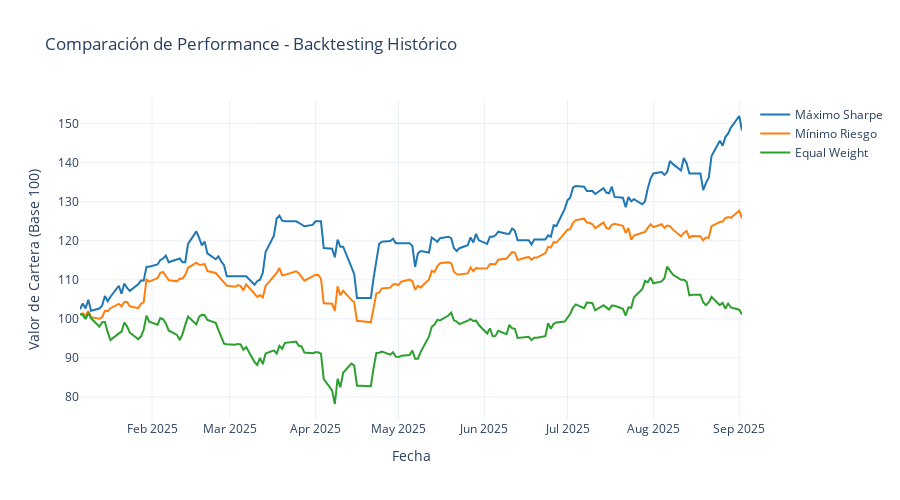

Notebook code cell kept with this figure:
### Markdown cell above
## 5. Backtesting y Validación de Estrategias

Validación histórica de las carteras optimizadas.

### Code cell
def backtest_estrategia(df, weights_dict, nombre):
    """Ejecuta backtesting de una estrategia"""
    
    # Calcular retornos de cartera
    portfolio_returns = []
    fechas = []
    
    for i in range(1, len(df)):
        fecha = df.iloc[i]['Fecha']
        port_return = 0
        
        for activo, peso in weights_dict.items():
            if activo in df.columns:
                if pd.notna(df.iloc[i][activo]) and pd.notna(df.iloc[i-1][activo]):
                    ret_activo = (df.iloc[i][activo] / df.iloc[i-1][activo]) - 1
                    port_return += peso * ret_activo
        
        portfolio_returns.append(port_return)
        fechas.append(fecha)
    
    # Calcular métricas
    port_returns = pd.Series(portfolio_returns)
    valor_acumulado = (1 + port_returns).cumprod() * 100
    
    ret_anual = port_returns.mean() * 252
    vol_anual = port_returns.std() * np.sqrt(252)
    sharpe = (ret_anual - 0.02) / vol_anual if vol_anual > 0 else 0
    
    # Maximum Drawdown
    running_max = valor_acumulado.cummax()
    drawdown = (valor_acumulado - running_max) / running_max
    max_dd = drawdown.min()
    
    return {
        'nombre': nombre,
        'fechas': fechas,
        'valores': valor_acumulado.tolist(),
        'rendimiento_anual': ret_anual,
        'volatilidad_anual': vol_anual,
        'sharpe_ratio': sharpe,
        'max_drawdown': max_dd
    }

def ejecutar_backtesting(df, cartera_sharpe, cartera_vol, activos):
    """Ejecuta backtesting de múltiples estrategias"""
    
    estrategias = []
    
    # Estrategia 1: Máximo Sharpe
    if cartera_sharpe:
        bt_sharpe = backtest_estrategia(df, cartera_sharpe['weights'], 'Máximo Sharpe')
        estrategias.append(bt_sharpe)
    
    # Estrategia 2: Mínimo Riesgo
    if cartera_vol:
        bt_vol = backtest_estrategia(df, cartera_vol['weights'], 'Mínimo Riesgo')
        estrategias.append(bt_vol)
    
    # Estrategia 3: Equal Weight
    equal_weights = {activo: 1/len(activos) for activo in activos}
    bt_equal = backtest_estrategia(df, equal_weights, 'Equal Weight')
    estrategias.append(bt_equal)
    
    # Crear DataFrame de resultados para display
    resultados_df = pd.DataFrame([
        {
            'Estrategia': est['nombre'],
            'Rendimiento (%)': f"{est['rendimiento_anual']*100:.2f}",
            'Volatilidad (%)': f"{est['volatilidad_anual']*100:.2f}",
            'Sharpe Ratio': f"{est['sharpe_ratio']:.3f}",
            'Max Drawdown (%)': f"{est['max_drawdown']*100:.2f}"
        }
        for est in estrategias
    ])
    
    print("📊 Resultados de Backtesting:")
    print("─" * 70)
    
    # Usar display() para mejor visualización
    from IPython.display import display
    display(resultados_df)
    
    # Gráfico comparativo
    fig = go.Figure()
    colors = ['#1f77b4', '#ff7f0e', '#2ca02c']
    
    for i, est in enumerate(estrategias):
        fig.add_trace(go.Scatter(
            x=est['fechas'],
            y=est['valores'],
            mode='lines',
            name=est['nombre'],
            line=dict(width=2, color=colors[i % len(colors)]),
            hovertemplate=f"{est['nombre']}: %{{y:.1f}}<extra></extra>"
        ))
    
    fig.update_layout(
        title='Comparación de Performance - Backtesting Histórico',
        xaxis_title='Fecha',
        yaxis_title='Valor de Cartera (Base 100)',
        template='plotly_white',
        height=500,
        hovermode='x unified'
    )
    
    # Mostrar y guardar como imagen estática
    fig.show()
    fig.write_image("backtesting_comparison.png", width=1000, height=500, scale=2)
    
    return estrategias

# Ejecutar backtesting
if cartera_opt_sharpe or cartera_opt_vol:
    print("🔄 Ejecutando backtesting...")
    resultados_bt = ejecutar_backtesting(df_data, cartera_opt_sharpe, cartera_opt_vol, activos)
else:
    print("❌ No hay carteras optimizadas para backtesting")
    resultados_bt = []

### Figure 1 — Plotly figure (JSON) as saved in the notebook; plotly's stock layout.template omitted (floating-point values rounded to 4 significant figures; data arrays with more than 128 entries replaced by an {"elided": "..."} marker saying what was removed)
{"data": [{"hovertemplate": "Máximo Sharpe: %{y:.1f}<extra></extra>", "line": {"color": "#1f77b4", "width": 2}, "mode": "lines", "name": "Máximo Sharpe", "type": "scatter", "x": {"elided": "171 str values"}, "y": {"elided": "171 float values"}}, {"hovertemplate": "Mínimo Riesgo: %{y:.1f}<extra></extra>", "line": {"color": "#ff7f0e", "width": 2}, "mode": "lines", "name": "Mínimo Riesgo", "type": "scatter", "x": {"elided": "171 str values"}, "y": {"elided": "171 float values"}}, {"hovertemplate": "Equal Weight: %{y:.1f}<extra></extra>", "line": {"color": "#2ca02c", "width": 2}, "mode": "lines", "name": "Equal Weight", "type": "scatter", "x": {"elided": "171 str values"}, "y": {"elided": "171 float values"}}], "layout": {"height": 500, "hovermode": "x unified", "title": {"text": "Comparación de Performance - Backtesting Histórico"}, "xaxis": {"title": {"text": "Fecha"}}, "yaxis": {"title": {"text": "Valor de Cartera (Base 100)"}}}}
